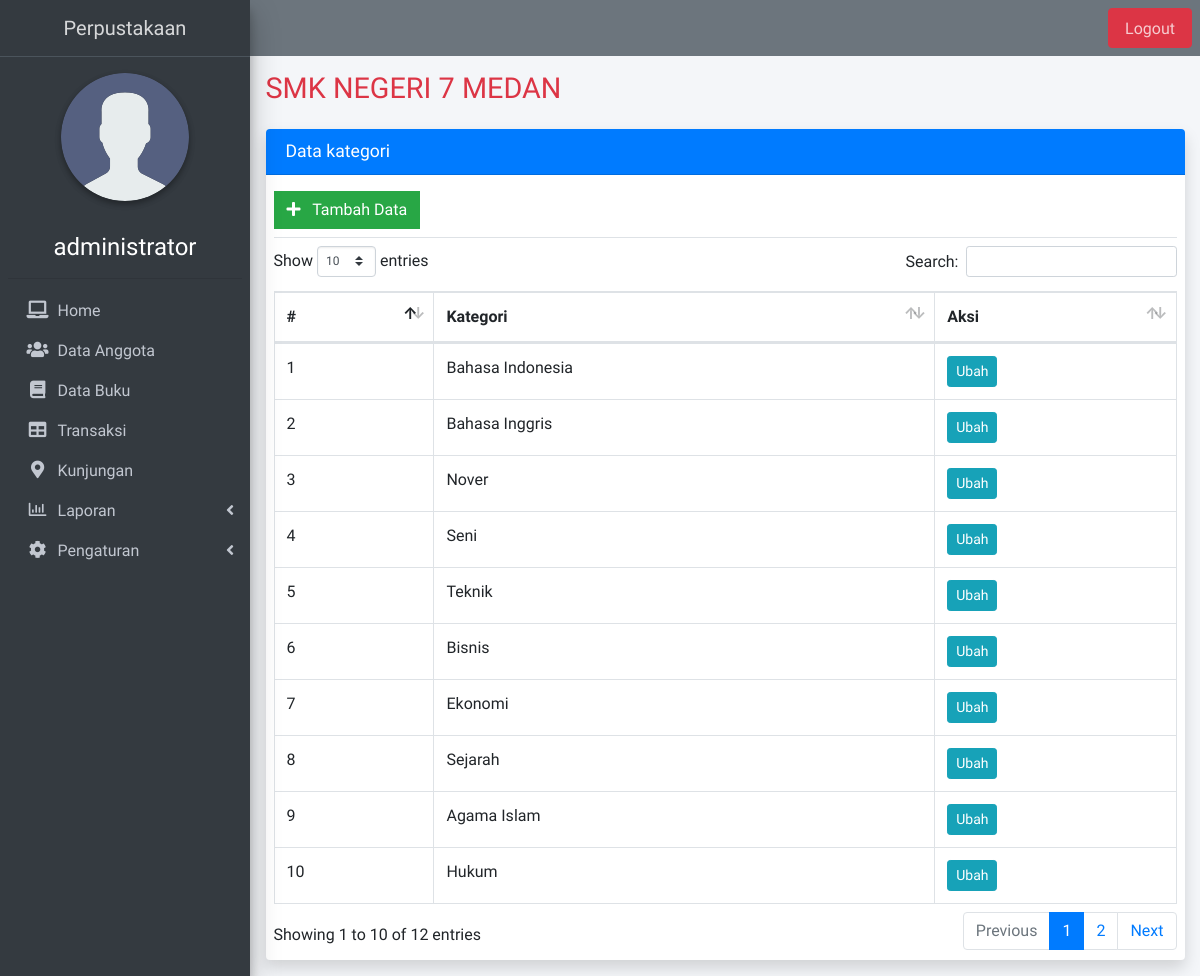
The page /admin/kategori (signed in) on the database its author committed.
### tables this page shows
CREATE TABLE `kategori` (
  `id` int(11) NOT NULL,
  `kategori` varchar(50) NOT NULL,
  `created_at` datetime NOT NULL DEFAULT current_timestamp()
);

### helpers/base_url.php (called while the page is built)
<?php
function base_url($url = null){
	$base_url = "http://localhost/perpustakaan";
	if($url != null){
		return $base_url. "/" .$url;
	}
	else{
		return $base_url;
	}
}

### helpers/query.php (called while the page is built, shortened)
<?php
function list_query($query){
    global $conn;
    $result = mysqli_query($conn, $query)or die("Error: " . $conn);
    $rows = [];
    while($row = mysqli_fetch_assoc($result)){
        $rows[] = $row;
    }
    return $rows;
}

### admin/pages/kategori/index.php (the view)
<div class="row">
  <div class="col">
    <div class="card shadow">
      <div class="card-header bg-primary">
        <h2 class="card-title">Data kategori</h2>
      </div>
      <div class="card-body p-2">
        <div class="mb-2 border-bottom py-2">
          <a href="<?=base_url()?>/admin/add-kategori" class="btn btn-flat btn-success">
          <i class="fas fa-plus mr-2"></i>
            Tambah Data
          </a>
        </div>
        <div class="table-responsive-md">
          <table id="" class="table table-bordered table-hover table-list display" style="width:100%">
            <thead>
              <tr>
                <th>#</th>
                <th>Kategori</th>
                <th>Aksi</th>
              </tr>
            </thead>
            <tbody>
              <?php
              $no= 1;
              $query = "SELECT
                            *
                        FROM
                            kategori
                        ORDER BY
                          id
                        ASC";
              $lists = list_query($query);
              foreach($lists as $list):
              ?>
              <tr>
                <td><?=$no++?></td>
                <td><?=$list['kategori']?></td>
                <td>
                  <a href="edit-kategori/<?=$list['id']?>" class="btn btn-info mr-1 btn-sm">Ubah</a>
                </td>
              </tr>
              <?php
              endforeach;
              ?>
            </tbody>
          </table>
        </div>
      </div>
    </div>
  </div>
</div>

### rows shown on the page
kategori: kategori "Bahasa Indonesia"
kategori: kategori "Bahasa Inggris"
kategori: kategori "Nover"
kategori: kategori "Seni"
kategori: kategori "Teknik"
kategori: kategori "Bisnis"
kategori: kategori "Ekonomi"
kategori: kategori "Sejarah"
kategori: kategori "Agama Islam"
kategori: kategori "Hukum"

### other values the page prints
$_SESSION['user']['nama'] "administrator"
